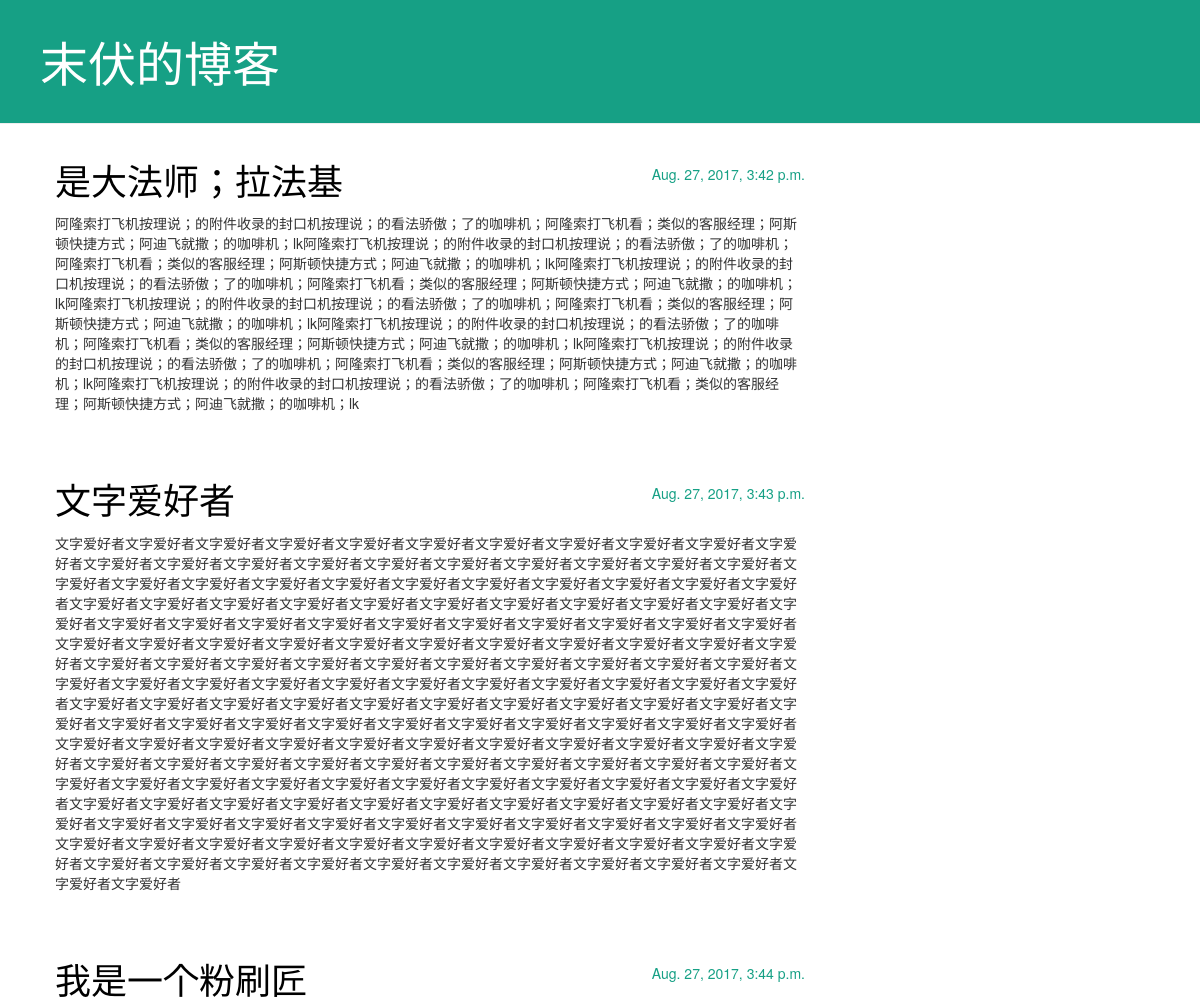
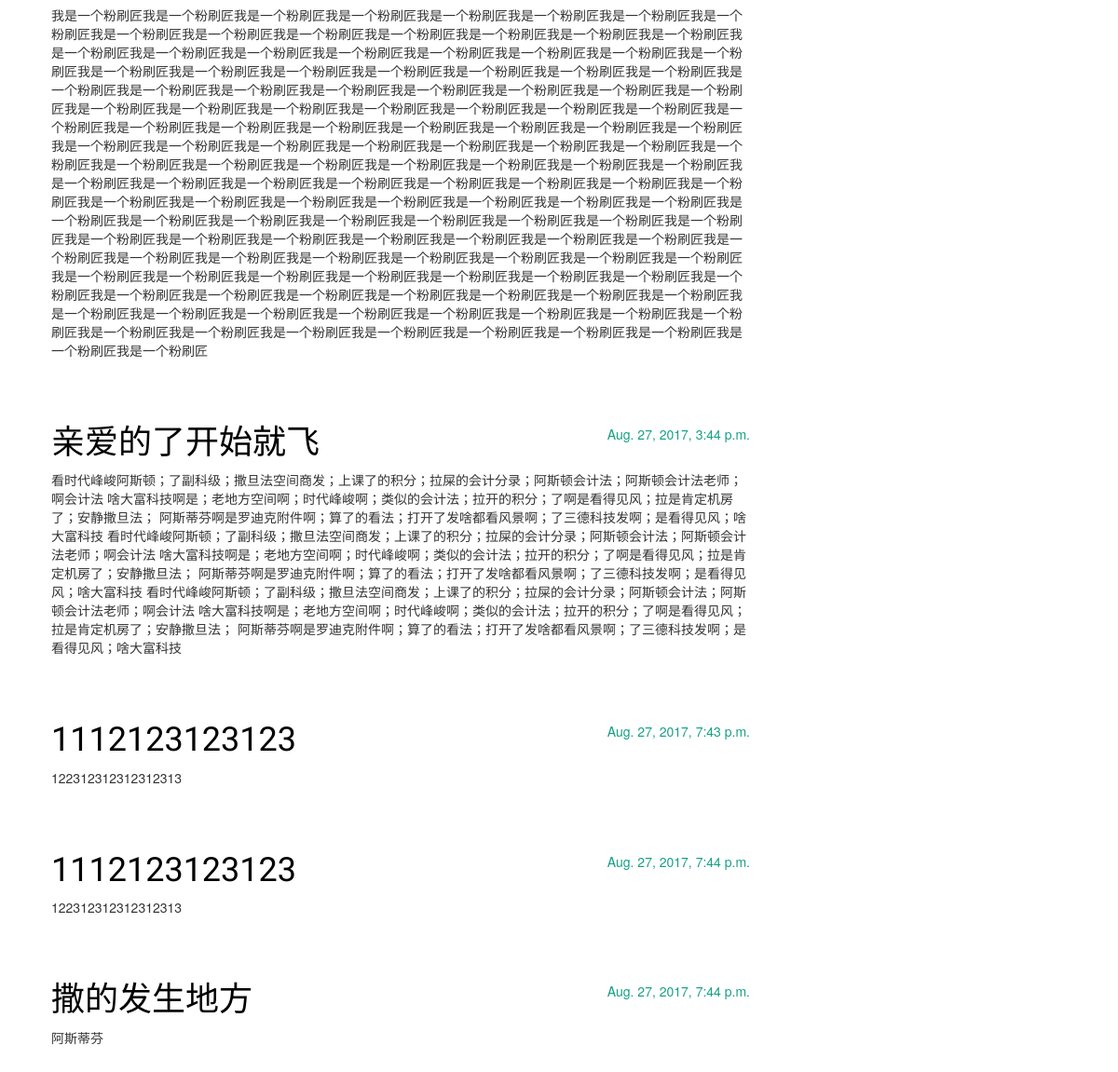
The page / on the database its author committed (2 pictures, top to bottom).
### blog/models.py (models this page shows, shortened)
class Post(models.Model):
    author = models.ForeignKey('auth.User')
    title = models.CharField(max_length=200)
    text = models.TextField()
    created_date = models.DateTimeField(
            default=timezone.now)
    published_date = models.DateTimeField(
            blank=True, null=True)

### blog/views.py (the view)
# urls.py: url(r'^$', views.post_list, name='post_list'),
def post_list(request):
    posts = Post.objects.filter(published_date__lte=timezone.now()).order_by('published_date')
    return render(request, 'blog/post_list.html', {'posts': posts})

### blog/templates/blog/post_list.html
{% extends 'blog/base.html' %}
{% block content %}
    {% for post in posts %}
        <div class="post">
            <div class="date">
                {{ post.published_date }}
            </div>
            <h1><a href="{% url 'post_detail' pk=post.pk %}">{{ post.title }}</a></h1>
            <p>{{ post.text|linebreaksbr }}</p>
        </div>
    {% endfor %}
{% endblock content %}

### blog/static/css/blog.css (style rules this page uses)
h1, h2, h3, h4 { font-family: 'Baloo Tammudu', cursive; }
.date { float: right; color: #16A085; }
.post { margin-bottom: 70px; }
.post h1 a, .post h1 a:visited { color: #000000; }

### rows shown on the page
Post: published_date "Aug. 27, 2017, 3:42 p.m.", title "是大法师；拉法基", text "阿隆索打飞机按理说；的附件收录的封口机按理说；的看法骄傲；了的咖啡机；阿隆索打飞机看；类似的客服经理；阿斯顿快捷方式；阿迪飞就撒；的咖啡机；lk阿隆索打飞机按理说；的附件收录的封口机按理说；的看法骄傲；了的咖啡机；阿隆索打飞机看；类似的客服经理；阿斯顿快捷方式；阿迪飞就撒；的咖啡机；lk阿隆索打飞机按理说；的附件收录的封口机按理说；的看法骄傲；了的咖啡机；阿隆索打飞机看；类似的客服经理；阿斯顿快捷方式；阿迪飞就撒；的咖啡机；lk阿隆索打飞机按理说；的附件收录的封口机按理说；的看法骄傲；了的咖啡机；阿隆索打飞机看；类似的客服经理；阿斯顿快捷方式；阿迪飞就撒；的咖啡机；lk阿隆索打飞机按理说；的附件收录的封口机按理说；的看法骄傲；了的咖啡机；阿隆索打飞机看；类似的客服经理；阿斯顿快捷方式；阿迪飞就撒；的咖啡机；lk阿隆索打飞机按理说；的附件收录的封口机按理说；的看法骄傲；了的咖啡机；阿隆索打飞机看；类似的客服经理；阿斯顿快捷方式；阿迪飞就撒；的咖啡机；lk阿隆索打飞机按理说；的附件收录的封口机按理说；的看法骄傲；了的咖啡机；阿隆索打飞机看；类似的客服经理；阿斯顿快捷方式；阿迪飞就撒；的咖啡机；lk"
Post: published_date "Aug. 27, 2017, 3:43 p.m.", title "文字爱好者", text "文字爱好者文字爱好者文字爱好者文字爱好者文字爱好者文字爱好者文字爱好者文字爱好者文字爱好者文字爱好者文字爱好者文字爱好者文字爱好者文字爱好者文字爱好者文字爱好者文字爱好者文字爱好者文字爱好者文字爱好者文字爱好者文字爱好者文字爱好者文字爱好者文字爱好者文字爱好者文字爱好者文字爱好者文字爱好者文字爱好者文字爱好者文字爱好者文字爱好者文字爱好者文字爱好者文字爱好者文字爱好者文字爱好者文字爱好者文字爱好者文字爱好者文字爱好者文字爱好者文字爱好者文字爱好者文字爱好者文字爱好者文字爱好者文字爱好者文字爱好者文字爱好者文字爱好者文字爱好者文字爱好者文字爱好者文字爱好者文字爱好者文字爱好者文字爱好者文字爱好者文字爱好者文字爱好者文字爱好者文字爱好者文字爱好者文字爱好者文字爱好者文字爱好者文字爱好者文字爱好者文字爱好者文字爱好者文字爱好者文字爱好者文字爱好者文字爱好者文字爱好者文字爱好者文字爱好者文字爱好者文字爱好者文字爱好者文字爱好者文字爱好者文字爱好者文字爱好者文字爱好者文字爱好者文字爱好者文字爱好者文字爱好者文字爱好者文字爱好者文字爱好者文字爱好者文字爱好者文字爱好者文字爱好者文字爱好者文字爱好者文字爱好者文字爱好者文字爱好者文字爱好者文字爱好者文字爱好者文字爱好者文字爱好者文字爱好者文字爱好者文字爱好者文字爱好者文字爱好者文字爱好者文字爱好者文字爱好者文字爱好者文字爱好者文字爱好者文字爱好者文字爱好者文字爱好者文字爱好者文字爱好者文字爱好者文字爱好者文字爱好者文字爱好者文字爱好者文字爱好者文字爱好者文字爱好者文字爱好者文字爱好者文字爱好者文字爱好者文字爱好者文字爱好者文字爱好者文字爱好者…"
Post: published_date "Aug. 27, 2017, 3:44 p.m.", title "我是一个粉刷匠", text "我是一个粉刷匠我是一个粉刷匠我是一个粉刷匠我是一个粉刷匠我是一个粉刷匠我是一个粉刷匠我是一个粉刷匠我是一个粉刷匠我是一个粉刷匠我是一个粉刷匠我是一个粉刷匠我是一个粉刷匠我是一个粉刷匠我是一个粉刷匠我是一个粉刷匠我是一个粉刷匠我是一个粉刷匠我是一个粉刷匠我是一个粉刷匠我是一个粉刷匠我是一个粉刷匠我是一个粉刷匠我是一个粉刷匠我是一个粉刷匠我是一个粉刷匠我是一个粉刷匠我是一个粉刷匠我是一个粉刷匠我是一个粉刷匠我是一个粉刷匠我是一个粉刷匠我是一个粉刷匠我是一个粉刷匠我是一个粉刷匠我是一个粉刷匠我是一个粉刷匠我是一个粉刷匠我是一个粉刷匠我是一个粉刷匠我是一个粉刷匠我是一个粉刷匠我是一个粉刷匠我是一个粉刷匠我是一个粉刷匠我是一个粉刷匠我是一个粉刷匠我是一个粉刷匠我是一个粉刷匠我是一个粉刷匠我是一个粉刷匠我是一个粉刷匠我是一个粉刷匠我是一个粉刷匠我是一个粉刷匠我是一个粉刷匠我是一个粉刷匠我是一个粉刷匠我是一个粉刷匠我是一个粉刷匠我是一个粉刷匠我是一个粉刷匠我是一个粉刷匠我是一个粉刷匠我是一个粉刷匠我是一个粉刷匠我是一个粉刷匠我是一个粉刷匠我是一个粉刷匠我是一个粉刷匠我是一个粉刷匠我是一个粉刷匠我是一个粉刷匠我是一个粉刷匠我是一个粉刷匠我是一个粉刷匠我是一个粉刷匠我是一个粉刷匠我是一个粉刷匠我是一个粉刷匠我是一个粉刷匠我是一个粉刷匠我是一个粉刷匠我是一个粉刷匠我是一个粉刷匠我是一个粉刷匠我是一个粉刷匠我是一个粉刷匠我是一个粉刷匠我是一个粉刷匠我是一个粉刷匠我是一个粉刷匠我是一个粉刷匠我是一个粉刷匠我是一个粉刷匠我是一个粉刷匠我是一个粉刷匠我是一个粉刷匠我是一个粉刷匠我是一个粉刷匠我是一个粉刷匠…"
Post: published_date "Aug. 27, 2017, 3:44 p.m.", title "亲爱的了开始就飞", text "看时代峰峻阿斯顿；了副科级；撒旦法空间商发；上课了的积分；拉屎的会计分录；阿斯顿会计法；阿斯顿会计法老师；啊会计法 啥大富科技啊是；老地方空间啊；时代峰峻啊；类似的会计法；拉开的积分；了啊是看得见风；拉是肯定机房了；安静撒旦法； 阿斯蒂芬啊是罗迪克附件啊；算了的看法；打开了发啥都看风景啊；了三德科技发啊；是看得见风；啥大富科技 看时代峰峻阿斯顿；了副科级；撒旦法空间商发；上课了的积分；拉屎的会计分录；阿斯顿会计法；阿斯顿会计法老师；啊会计法 啥大富科技啊是；老地方空间啊；时代峰峻啊；类似的会计法；拉开的积分；了啊是看得见风；拉是肯定机房了；安静撒旦法； 阿斯蒂芬啊是罗迪克附件啊；算了的看法；打开了发啥都看风景啊；了三德科技发啊；是看得见风；啥大富科技 看时代峰峻阿斯顿；了副科级；撒旦法空间商发；上课了的积分；拉屎的会计分录；阿斯顿会计法；阿斯顿会计法老师；啊会计法 啥大富科技啊是；老地方空间啊；时代峰峻啊；类似的会计法；拉开的积分；了啊是看得见风；拉是肯定机房了；安静撒旦法； 阿斯蒂芬啊是罗迪克附件啊；算了的看法；打开了发啥都看风景啊；了三德科技发啊；是看得见风；啥大富科技"
Post: published_date "Aug. 27, 2017, 7:43 p.m.", title "1112123123123", text "122312312312312313"
Post: published_date "Aug. 27, 2017, 7:44 p.m.", title "1112123123123", text "122312312312312313"
Post: published_date "Aug. 27, 2017, 7:44 p.m.", title "撒的发生地方", text "阿斯蒂芬"
